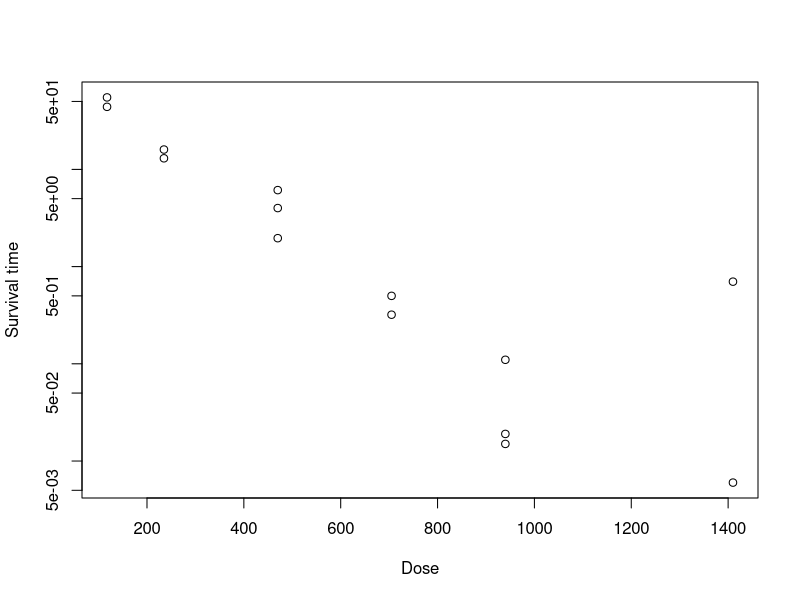

The R source for this figure:
## ---- chunk 1
set.seed(12321492)
knitr::opts_chunk$set(echo = TRUE, message = FALSE, warning = FALSE, fig.width = 6, fig.height = 4, dpi = 150)
## ---- chunk 2
library(boot)

# load survival data from the boot package
data(survival)

# initial visualization to detect outliers
plot(survival$dose, survival$surv, log = "y",
     xlab = "Dose", ylab = "Survival time")

# identify the outlying observation
which.max(survival$surv)

# remove the outlying observation
outlier_id <- which.max(survival$surv)
survival_no <- survival[-outlier_id, ]
## ---- chunk 3
fit_no <- lm(log(surv) ~ dose, data = survival_no)
summary(fit_no)
## ---- chunk 4
reg.fun.no <- function(x, i) {
  x.i <- x[i, ]
  fit <- lm(log(surv) ~ dose, data = x.i)
  coef(fit)
}

surv.boot.no <- boot(survival_no, reg.fun.no, R = 1000)
surv.boot.no
## ---- chunk 5
library(quantreg)

# quantile regression (median regression) on the full sample
fit_rq <- rq(log(surv) ~ dose, data = survival, tau = 0.5)
summary(fit_rq)
## ---- chunk 6
ols_coef <- coef(fit_no)

rq_coef <- coef(fit_rq)

comparison_table <- data.frame(
  Method = c("OLS without outlier", "Median regression (tau = 0.5)"),
  Intercept = c(ols_coef[1], rq_coef[1]),
  Dose_effect = c(ols_coef[2], rq_coef[2])
)

comparison_table
## ---- chunk 7
n <- 200

x1 <- rnorm(n, mean = 2, sd = sqrt(3))
x2 <- runif(n, min = 2, max = 4)
x3 <- runif(n, min = -2, max = 2)

eps <- rt(n, df = 5)

y <- 3 + 2 * x1 + x2 + eps

# create data frame
dat <- data.frame(y, x1, x2, x3)

summary(dat)
## ---- chunk 8
library(boot)

# fit model once on original data
fit <- lm(y ~ x1 + x2 + x3, data = dat)
yhat <- fitted(fit)
res  <- resid(fit)

# statistic function: fit same model and return coefficients
stat_fun <- function(d) {
  coef(lm(y ~ x1 + x2 + x3, data = d))
}

# generator for residual bootstrap: keep x's, resample residuals, rebuild y
ran_gen <- function(d, mle) {
  d$y <- mle$yhat + sample(mle$res, replace = TRUE)
  d
}

# store "mle" (here: yhat and residuals) for ran_gen
mle_obj <- data.frame(yhat = yhat, res = res)

# run residual bootstrap
res_boot <- boot(dat, statistic = stat_fun, R = 1000,
                sim = "parametric", ran.gen = ran_gen, mle = mle_obj)

# percentile CI for beta_3 (coefficient of x3 is index 4)
boot.ci(res_boot, type = "perc", index = 4)

## ---- chunk 9
# bootstrap function for pairs bootstrap
pair_fun <- function(data, i) {
  data_i <- data[i, ]
  coef(lm(y ~ x1 + x2 + x3, data = data_i))
}

# pairs bootstrap
pair_boot <- boot(dat, pair_fun, R = 1000)

# percentile CI for beta_3 (index = 4)
pair_ci_x3 <- boot.ci(pair_boot, type = "perc", index = 4)
pair_ci_x3
